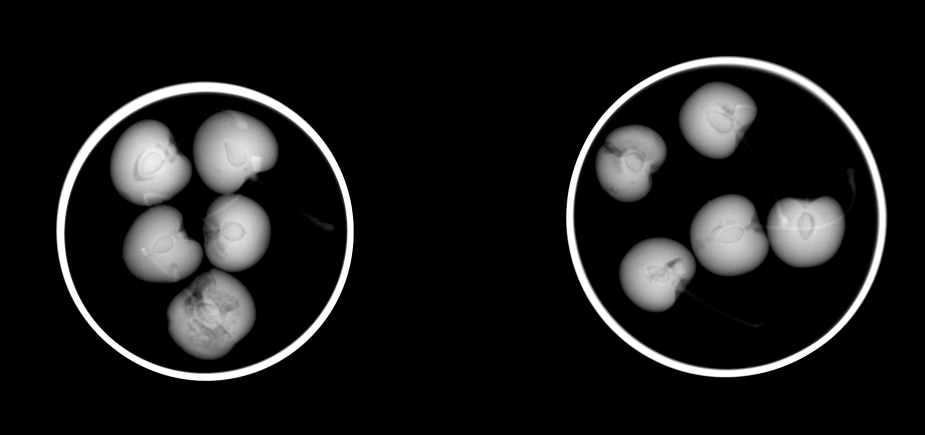
#> input picture Clases/Cap02_Extraer_Características/Pitón/N0001_0004b.png, 1850 x 870 px (shown at 1/2 size)
$ jupyter execute --allow-errors EL453_01_CaracteristicasGeometricas.ipynb
#> lines starting #> are read from the running program, lines starting #| are printed output that depends on the picture; after the words box and inside, x2 and y2 are one past the last pixel; in counts of white or black regions, pixels touching at a corner belong together; long printed decimals are rounded
# Ciencia de Datos I<a class="tocSkip">
## Electiva Procesamiento de Señales I <a class="tocSkip">
### Ingenieria Electrónica <a class="tocSkip">
### Universidad Popular del Cesar <a class="tocSkip">
### Prof.: Jose Ramón Iglesias Gamarra - [https://github.com/joseramoniglesias/](https://github.com/joseramoniglesias/) <a class="tocSkip">
  **joseiglesias@unicesar.edu.co**

# 0. Setup

## Libraries

[cell 1]
import seaborn as sns
import numpy as np
import matplotlib.pyplot as plt
from   skimage.measure   import label
from   sklearn.metrics   import confusion_matrix, accuracy_score
import skimage
import cv2
from   scipy.ndimage import binary_fill_holes
from   skimage.segmentation import find_boundaries
from matplotlib.patches import Ellipse

# Basic Function

[cell 2]
def basicgeo(R,names=False):
    # center of mass
    ij = np.argwhere(R)
    ii = ij[:,0]
    jj = ij[:,1]
    i_m = np.mean(ii)
    j_m = np.mean(jj)

    # height
    h = np.max(ii)-np.min(ii)+1

    # width
    w = np.max(jj)-np.min(jj)+1

    # area
    area = np.sum(R)

    # perimeter
    # https://scikit-image.org/docs/stable/api/skimage.segmentation.html#skimage.segmentation.find_boundaries
    B = skimage.segmentation.find_boundaries(R,mode='inner')
    perimeter = np.sum(B)


    # regionprops
    # https://scikit-image.org/docs/stable/api/skimage.measure.html#regionprops
    props        = skimage.measure.regionprops(R)[0]

    #perimeter    = props.perimeter
    roundness    = 4*area*np.pi/perimeter/perimeter
    solidity     = props.solidity
    euler_number = props.euler_number
    eq_diameter  = props.equivalent_diameter_area
    axis_major   = props.axis_major_length
    axis_minor   = props.axis_minor_length
    orientation  = props.orientation
    extent       = props.extent
    eccentricity = props.eccentricity
    area_convex  = props.area_convex

    # roundness
    #roundness    = 4*area*np.pi/perimeter/perimeter

    X = [i_m,j_m,h,w,area,perimeter,roundness,
         euler_number,eq_diameter,axis_major,axis_minor,
         orientation,solidity,extent,
         eccentricity,area_convex]
    if names:
        Xn = ['i_m','j_m','height','width','area','perimeter','roundness',
              'euler_number','equivalent_diameter','major_axis','minor_axis',
              'orientation','solidity','extent',
              'eccentricity','convex_area_convex']
        return X,Xn
    else:
        return X

def fitellipse(R,names=False):
    E        = find_boundaries(R, mode='outer').astype(np.uint8)
    # E        = bwperim(R)
    data     = np.argwhere(E==True)
    y        = data[:,0]
    x        = data[:,1]
    X       = fit_ellipse(x,y)
    if names:
        Xn = ['cx','cy','a','b','alpha','ecc','area']
        return X,Xn
    else:
        return X
    return features

def fit_ellipse(x,y):
    # Fitzgibbon, A.W., Pilu, M., and Fischer R.B.,
    # Direct least squares fitting of ellipses, 1996
    x        = x[:,None]
    y        = y[:,None]
    D        = np.hstack([x*x,x*y,y*y,x,y,np.ones(x.shape)])
    S        = np.dot(D.T,D)
    C        = np.zeros([6,6])
    C[0,2]   = C[2,0] = 2
    C[1,1]   = -1
    E,V      = np.linalg.eig(np.dot(np.linalg.inv(S),C))
    n        = np.argmax(E)
    s        = V[:,n]
    a        = s[0]
    b        = s[1]/2.
    c        = s[2]
    d        = s[3]/2.
    f        = s[4]/2.
    g        = s[5]
    dd       = b*b-a*c
    cx       = (c*d-b*f)/dd
    cy       = (a*f-b*d)/dd
    alpha    = 0.5*np.arctan(2*b/(a-c))*180/np.pi
    up       = 2*(a*f*f+c*d*d+g*b*b-2*b*d*f-a*c*g)
    down1    = (b*b-a*c)*( (c-a)*np.sqrt(1+4*b*b/((a-c)*(a-c)))-(c+a))
    down2    = (b*b-a*c)*( (a-c)*np.sqrt(1+4*b*b/((a-c)*(a-c)))-(c+a))
    a        = np.sqrt(abs(up/down1))
    b        = np.sqrt(abs(up/down2))
    area     = np.pi*a*b

    if b>a:
        ecc  = a/b
    else:
        ecc  = b/a

    features = [cx,cy,a,b,alpha,ecc,area]

    return features


def hugeo(R,names=False):
    # regionprops
    # https://scikit-image.org/docs/stable/api/skimage.measure.html#regionprops
    props = skimage.measure.regionprops(R)[0]

    X = props.moments_hu

    if names:
        Xn = ['Hu-moment-1','Hu-moment-2','Hu-moment-3','Hu-moment-4','Hu-moment-5','Hu-moment-6','Hu-moment-7']
        return X,Xn
    else:
        return X

# [65 lines left out: function flusser, not called in this run]

def imageload(prefix,num_class,digits_class,num_img,digits_img,sep='_',echo='off'):
    st   = prefix + num2fixstr(num_class,digits_class) + sep + num2fixstr(num_img,digits_img) + '.png'
    if echo == 'on':
        print('loading image '+st+'...')
    img    = plt.imread(st)
    return img

# [14 lines left out: function plot_ellipses, not called in this run]

def plot_ellipses_image(I,x,y=0):
    if y==0:
       x,y  = get_ellipse_path(x)
    fig=plt.figure()
    ax2=fig.add_subplot(111)
    implot = plt.imshow(I,cmap='gray')
    ax2.plot(x,y,'-',color='Red')
    plt.show()

def get_ellipse_path(params):
    cx    = params[0]
    cy    = params[1]
    a     = params[2]
    b     = params[3]
    alpha = params[4]
    ell   = Ellipse((cx,cy),a*2.,b*2.,alpha)
    coord = ell.get_verts()
    xs    = coord[:,0]
    ys    = coord[:,1]
    return xs,ys

def num2fixstr(x,d):
    st = '%0*d' % (d,x)
    return st

# Example 1: Basic geometric features

In this example, we show how to extract the basic geometric features of ten segmented blocks in the X-ray image N0001_0004b.png. The segmentation in this example is performed by thresholding the X-ray image and selecting those segmented objects that present a suitable size (area).

[cell 3]
# Input Image
fig    = plt.figure()
ax     = fig.add_subplot(111)
img1   = plt.imread('N0001_0004b.png')
#> img1 is the input picture: shape (870, 1850) float32; min 0, max 1, mean 0.103
implot = plt.imshow(img1,cmap='gray')

[cell 4]
# Input Image
img    = img1

# Segmentation
R      = img>0.27         # thresholding of light objects
#> R: shape (870, 1850) bool; 14.7% white; 18 white regions (6 under 20 px), largest, box (x1, y1, x2, y2) and area: (1132, 112, 1774, 755) 34054, (112, 163, 708, 762) 31855, (337, 542, 508, 716) 20478
L      = label(R)         # labeling of objects
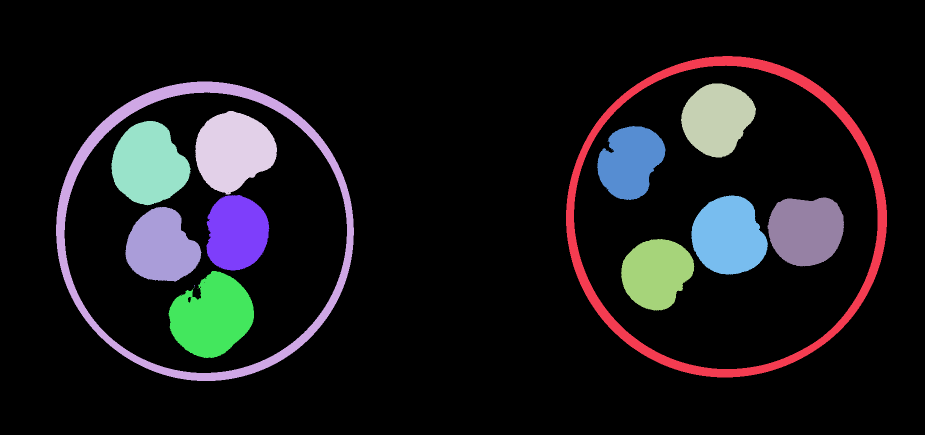
#> L: shape (870, 1850) int32 (shown at 1/2 size); 19 distinct labels, from 0 to 18; one colour per label, 0 black
n      = np.max(L)        # number of detected objects
#> n = 18
T      = np.zeros((n,16)) # features of each object will stored in a row

# Analysis of each segmented object
t      = 0 # count of recognized fruits
for i in range(n):
    R = (L == i)*1                         # binary image of object i
    f = basicgeo(R)  # feature extraction for object i
    area = f[4]
    # recognition of fruits according to the size
    if area>14000 and area<21000:
        T[t,:] = f                         # storing the features of the fruit t
        t = t+1
        # labeling each recognized fruit in the plot
        ax.text(f[1]-20, f[0]+10, str(t), fontsize=12,color='Red')
#> this loop made 18 passes
#> (i_m in basicgeo, j_m in basicgeo, h in basicgeo, w in basicgeo, area, perimeter in basicgeo, roundness in basicgeo, solidity in basicgeo) on passes 1 to 8: (435.4, 928.8, 870, 1850, 1372464, 11448, 0.132, 0.853), (427.8, 1459.2, 643, 642, 34054, 3539, 0.0342, 0.105), (435.9, 399.9, 599, 596, 31855, 3288, 0.037, 0.113), (237.1, 1433.9, 148, 150, 15918, 419, 1.14, 0.98), (301.1, 466.6, 167, 164, 19398, 475, 1.08, 0.974), (328.3, 297.2, 169, 158, 19113, 459, 1.14, 0.972), (323, 1260.2, 148, 137, 14324, 452, 0.881, 0.947), (465.3, 472.9, 151, 126, 15045, 425, 1.05, 0.974)
#> pass 1, `R = (L == i)*1`:
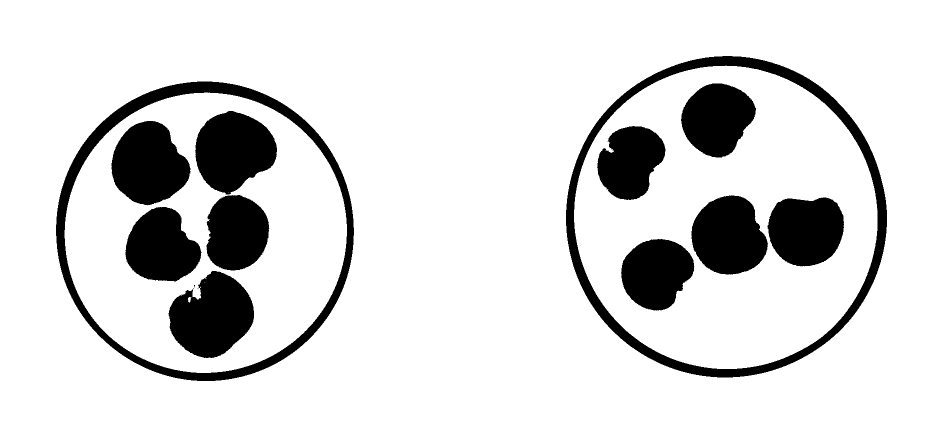
#> R: shape (870, 1850) int64 (shown at 1/2 size); values 0 (black) and 1 (white), 85.3% white; 18 black regions (6 under 20 px), largest, box (x1, y1, x2, y2) and area: (1132, 112, 1774, 755) 34054, (112, 163, 708, 762) 31855, (337, 542, 508, 716) 20478
#> pass 1, in basicgeo, `B = skimage.segmentation.find_boundaries(R,mode='inner')`:
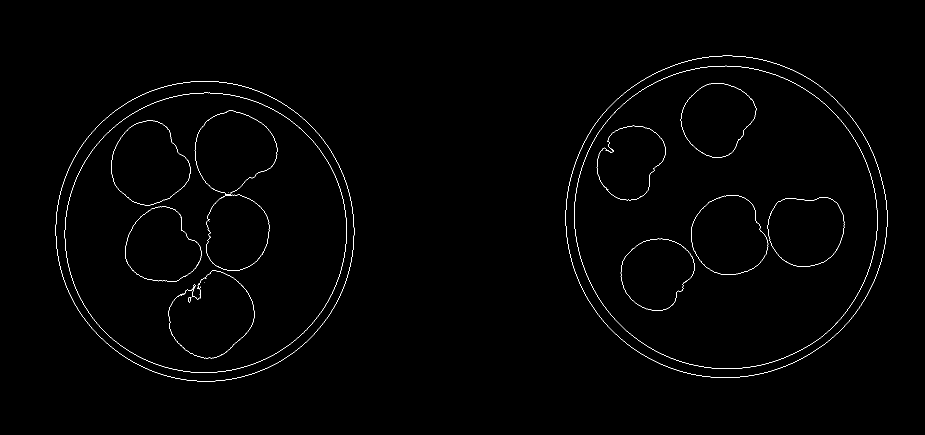
#> B: shape (870, 1850) bool (shown at 1/2 size); 0.71% white in thin lines or dots, all inside (x1, y1, x2, y2) = (111, 111, 1775, 763)
#> pass 2, in basicgeo (call 2), `B = skimage.segmentation.find_boundaries(R,mode='inner')`:
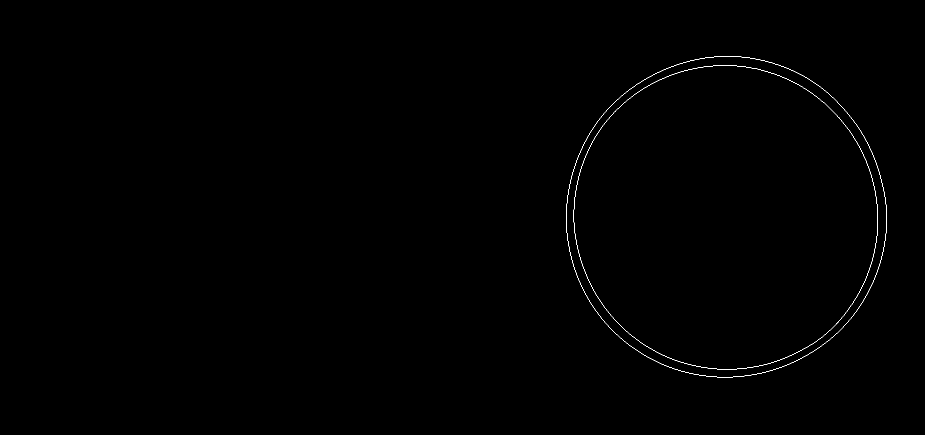
#> B: shape (870, 1850) bool (shown at 1/2 size); 0.22% white in thin lines or dots, all inside (x1, y1, x2, y2) = (1132, 112, 1774, 755)
#> after the loop:
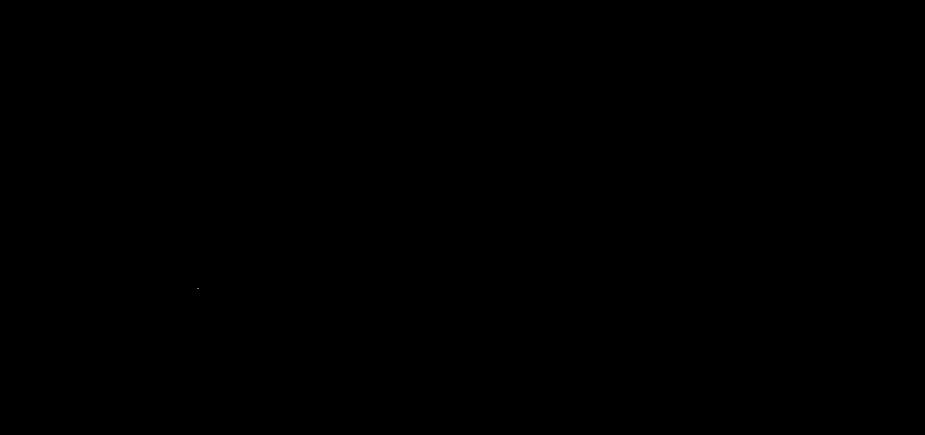
#> R: shape (870, 1850) int64 (shown at 1/2 size); values 0 (black) and 1 (white), 0% white in thin lines or dots, all inside (x1, y1, x2, y2) = (395, 576, 397, 577)
#> after the loop, t = 10

# Display and save results
plt.show()
F = T[0:t,:]
print('Basic Geo-Features:')
print(F)
#| [[ 2.37110881e+02  1.43387875e+03  1.48000000e+02  1.50000000e+02
#|    1.59180000e+04  4.19000000e+02  1.13938453e+00  1.00000000e+00
#|    1.42363714e+02  1.51618715e+02  1.35257149e+02 -6.73321530e-01
#|    9.80474284e-01  7.17027027e-01  4.51862841e-01  1.62350000e+04]
#|  [ 3.01101918e+02  4.66628467e+02  1.67000000e+02  1.64000000e+02
#|    1.93980000e+04  4.75000000e+02  1.08038762e+00 -1.00000000e+00
#> (further printed lines are left out)
np.save('GeoFeatures.npy',F)               # save features

# Example 2: Elliptical Features

In this example, we show how to extract elliptical features from the outline of a fruit. We tested this method on an X-ray of a cherry with an elliptical shape as shown in the result.

[cell 5]
# Input Image
fig    = plt.figure()
ax     = fig.add_subplot(111)
img2   = plt.imread('N0006_0003b.png')
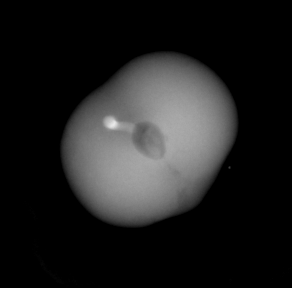
#> input picture Clases/Cap01_Introducción/Python/N0006_0003b.png, 292 x 288 px, found by its file name
#> img2 is the input picture: shape (288, 292) float32; min 0, max 0.91, mean 0.123
implot = plt.imshow(img2,cmap='gray')

[cell 6]
img    = img2   # input image with a fruit
R = img>0.2     # segmentation
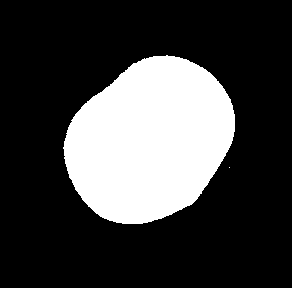
#> R: shape (288, 292) bool; 25.3% white; 2 white regions (1 under 20 px), largest, box (x1, y1, x2, y2) and area: (63, 55, 235, 224) 21234
plt.imshow(R)
plt.show()

[cell 7]
fxell  = fitellipse(R)                           # extraction of elliptical features
#> in fitellipse, `E        = find_boundaries(R, mode='outer').astype(np.uint8)`:
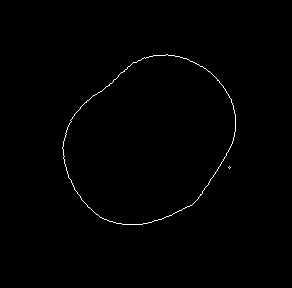
#> E: shape (288, 292); values 0 (black) and 1 (white), 0.57% white in thin lines or dots, all inside (x1, y1, x2, y2) = (62, 54, 236, 225)
#> in fitellipse, `data     = np.argwhere(E==True)`: data = 478 pairs, first value 54 to 224, second value 62 to 235
#> in fitellipse, `y        = data[:,0]`: y = 478 values from 54 to 224
#> in fitellipse, `x        = data[:,1]`: x = 478 values, max 235 at index 186, min 62 at index 251, mean 150.1
#> in fit_ellipse, `y        = y[:,None]`: y = 478 values from 54 to 224
#> in fit_ellipse, `D        = np.hstack([x*x,x*y,y*y,x,y,np.ones(x.shape)])`: D = 478 rows, first 6: [27556, 8964, 2916, 166, 54, 1], [27889, 9018, 2916, 167, 54, 1], [23409, 8415, 3025, 153, 55, 1], [23716, 8470, 3025, 154, 55, 1], [24025, 8525, 3025, 155, 55, 1], [24336, 8580, 3025, 156, 55, 1]
#> in fit_ellipse, `S        = np.dot(D.T,D)`: S = [[4.77e+11, 3.13e+11, 2.62e+11, 2.37e+09, 1.67e+09, 12442188], [3.13e+11, 2.62e+11, 2.85e+11, 1.67e+09, 1.58e+09, 9796867], [2.62e+11, 2.85e+11, 3.87e+11, 1.58e+09, 2.01e+09, 11043998], [2.37e+09, 1.67e+09, 1.58e+09, 12442188, 9796867, 71734], [1.67e+09, 1.58e+09, 2.01e+09, 9796867, 11043998, 67042], [12442188, 9796867, 11043998, 71734, 67042, 478]]
#> in fit_ellipse, `E,V      = np.linalg.eig(np.dot(np.linalg.inv(S),C))`: E = [0, 0, 0, 6.34e-08, -3.2e-10, -3.99e-10]; V = [[0, 0, 0, -2.22e-05, -0.000186, -2.98e-06], [0, 0, 0, -9.83e-06, -2.51e-05, -3.94e-05], [0, 0, 0, -2.29e-05, 0.000187, -5.64e-06], [1, 0, 0, 0.00801, 0.0591, 0.00641], [0, 1, 0, 0.00789, -0.0486, 0.0075], [0, 0, 1, -1, -0.997, -1]]
#> in fit_ellipse, `n        = np.argmax(E)`: n = 3
#> in fit_ellipse, `s        = V[:,n]`: s = [-2.22e-05, -9.83e-06, -2.29e-05, 0.00801, 0.00789, -1]
#> in fit_ellipse, `a        = s[0]`: a = -2.22e-05
#> in fit_ellipse, `b        = s[1]/2.`: b = -4.91e-06
#> in fit_ellipse, `c        = s[2]`: c = -2.29e-05
#> in fit_ellipse, `d        = s[3]/2.`: d = 0.004
#> in fit_ellipse, `f        = s[4]/2.`: f = 0.00395
#> in fit_ellipse, `g        = s[5]`: g = -1
#> in fit_ellipse, `dd       = b*b-a*c`: dd = -4.84e-10
#> in fit_ellipse, `cx       = (c*d-b*f)/dd`: cx = 149.4
#> in fit_ellipse, `cy       = (a*f-b*d)/dd`: cy = 140.2
#> in fit_ellipse, `alpha    = 0.5*np.arctan(2*b/(a-c))*180/np.pi`: alpha = -42.92
#> in fit_ellipse, `up       = 2*(a*f*f+c*d*d+g*b*b-2*b*d*f-a*c*g)`: up = -1.46e-10
#> in fit_ellipse, `down1    = (b*b-a*c)*( (c-a)*np.sqrt(1+4*b*b/((a-c)*(a-c)))-(c+a))`: down1 = -1.71e-14
#> in fit_ellipse, `down2    = (b*b-a*c)*( (a-c)*np.sqrt(1+4*b*b/((a-c)*(a-c)))-(c+a))`: down2 = -2.66e-14
#> in fit_ellipse, `a        = np.sqrt(abs(up/down1))`: a = 92.59
#> in fit_ellipse, `b        = np.sqrt(abs(up/down2))`: b = 74.15
#> in fit_ellipse, `area     = np.pi*a*b`: area = 21569.2
#> in fit_ellipse, `ecc  = b/a`: ecc = 0.801
#> in fit_ellipse, `features = [cx,cy,a,b,alpha,ecc,area]`: features = [149.4, 140.2, 92.59, 74.15, -42.92, 0.801, 21569.2]
#> in fitellipse, `X       = fit_ellipse(x,y)`: X has the same summary as features in fit_ellipse
#> fxell has the same summary as features in fit_ellipse
print('Elliptical Features:')                    # show results
print(fxell)                                     # print elliptical features
#| [149.373, 140.160, 92.588, 74.153, -42.921, 0.8009, 21569.245]
#> (the rest of this cell did not finish here and is left out)

#> in get_ellipse_path, `cx    = params[0]`: cx = 149.4
#> in get_ellipse_path, `cy    = params[1]`: cy = 140.2
#> in get_ellipse_path, `a     = params[2]`: a = 92.59
#> in get_ellipse_path, `b     = params[3]`: b = 74.15
#> in get_ellipse_path, `alpha = params[4]`: alpha = -42.92
print('Note: The 7 values are: [Mass center: (io,jo) in pixels; Axis: (ae,be) in pixels; Orientation in grads; Eccentricity; Area in pixels]')

# Example 3: Invariant moments

In this example, we show how to measure invariant moments that can be used as shape features of objects of interest. We test this method with an X-ray containing 10 apples. We superimpose on this image 4 rectangles whose size is $a \times b$ pixels (where $b=3a$). The rectangles are located in the horizontal and vertical directions, as shown in the result. Thus, we can simulate an input X-ray image containing apples and rectangles. The idea is to separate them. We see that the first Hu-moment can be used to effectively discriminate apples from rectangles.

[cell 8]
fig    = plt.figure()
ax     = fig.add_subplot(111)
img    = img1
img[100:399,750:849]  = 0.5
img[500:699,850:916]  = 0.75
img[20:119,100:399]   = 0.6
img[90:156,1000:1199] = 0.75
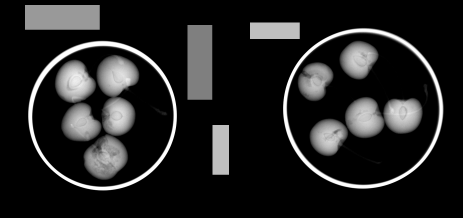
#> img: shape (870, 1850) float32 (shown at 1/4 size); min 0, max 1, mean 0.136
implot = plt.imshow(img,cmap='gray')
R      = img>0.27   # segmentation
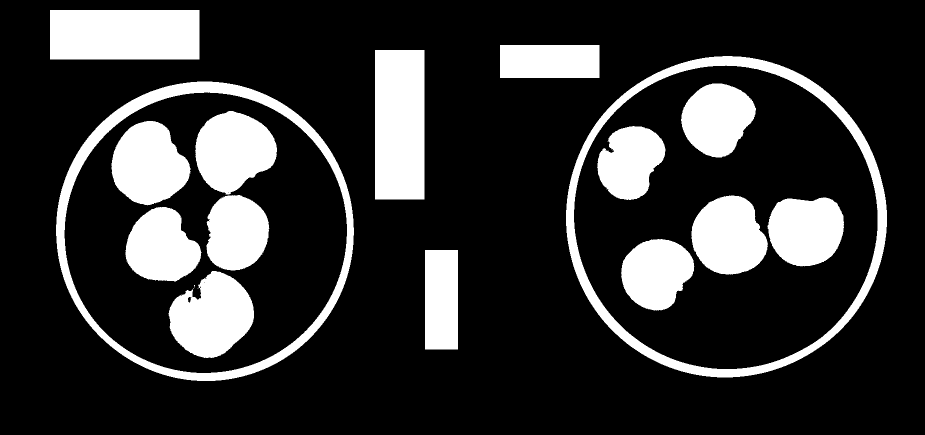
#> R: shape (870, 1850) bool (shown at 1/2 size); 20% white; 22 white regions (6 under 20 px), largest, box (x1, y1, x2, y2) and area: (1132, 112, 1774, 755) 34054, (112, 163, 708, 762) 31855, (100, 20, 399, 119) 29601
L      = label(R)   # labeling
#> L: shape (870, 1850) int32; 23 distinct labels, from 0 to 22
n      = np.max(L)  # number of segmented objects
#> n = 22
#> (the rest of the program and of its run is left out)
